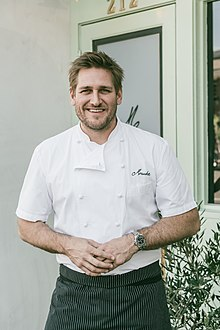
#> input picture Week 6/Faces/Train_Challenge/Curtis Stone/1.jpg, 220 x 330 px, found by its file name; its folder holds only this picture in this run
$ python Challenge_3_2_Training.py
#> lines starting #> are read from the running program, lines starting #| are printed output that depends on the picture
import cv2
import numpy as np
import os

#store the haar face database to haarCascade
haarCascade=cv2.CascadeClassifier('haar_face.xml')
people=[]

DIR=r'Faces\\Train_challenge'
#create list of names by looping through names of folders
for i in os.listdir(DIR):
    people.append(i)
#> pass 2 of the loop `for i in os.listdir(DIR):`:
print(people)

features = [] #faces
labels = [] #names for faces


def create_train():
    for person in people:
        #path to folder containing the person
        path = os.path.join(DIR,person)
        #returns the index of the specified element
        label = people.index(person)

        for img in os.listdir(path):
            #find path for individual image
            imgPath= os.path.join(path,img)

            #read image
            imgArray = cv2.imread(imgPath)
#> imgArray is the input picture: shape (330, 220, 3); mean B, G, R 159.9, 168.2, 164.5
            gray = cv2.cvtColor(imgArray,cv2.COLOR_BGR2GRAY)
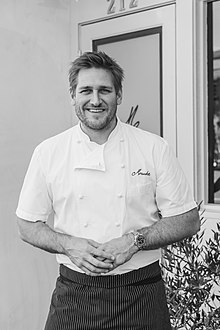
#> gray: shape (330, 220); min 1, max 255, mean 166.2

            #create rectangle for face
            facesRect=haarCascade.detectMultiScale(gray,scaleFactor=1.1,minNeighbors=4)
#> facesRect = [[68, 68, 56, 56]]

            #grab a region of interest of the face
            #store in arrays
            for (x,y,w,h) in facesRect:
                faceROI=gray[y:y+h,x:x+w]
                features.append(faceROI)
                labels.append(label)
#> this loop made 1 pass
#> pass 1, in create_train, `faceROI=gray[y:y+h,x:x+w]`:
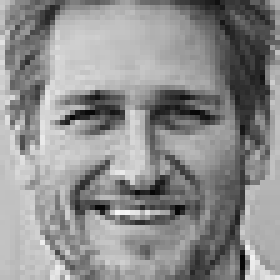
#> faceROI: shape (56, 56) (shown 5 times larger); min 3, max 247, mean 141.8
#> after the loop, features = 1 item; labels = [0]
#> pass 2 of the loop in create_train, `for person in people:`:
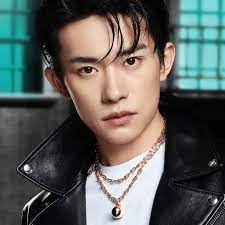
#> input picture Week 6/Faces/Train_Challenge/Jackson Yee/2.jpg, 225 x 225 px, found by its file name
#> in create_train, imgArray is the input picture: shape (225, 225, 3); mean B, G, R 91.3, 95.3, 91.1
#> in create_train, `gray = cv2.cvtColor(imgArray,cv2.COLOR_BGR2GRAY)`:
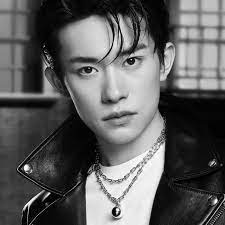
#> gray: shape (225, 225); min 0, max 255, mean 93.6
#> facesRect = [[46, 18, 122, 122]]
#> the loop in create_train, `for (x,y,w,h) in facesRect:` made 1 pass
#> pass 1, in create_train, `faceROI=gray[y:y+h,x:x+w]`:
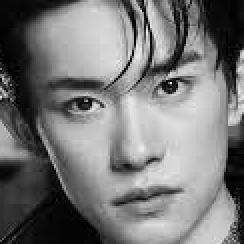
#> faceROI: shape (122, 122) (shown 2 times larger); min 0, max 237, mean 119.7
#> after the loop in create_train, `for (x,y,w,h) in facesRect:`: features = 2 items; labels = [0, 1]


create_train()
print('Training Done ---------------')


features=np.array(features,dtype='object')
labels=np.array(labels)

faceRecognizer=cv2.face.LBPHFaceRecognizer_create()


#train the recognizer using features list and labels list
faceRecognizer.train(features,labels)

#save the model
faceRecognizer.save('face_trained.yml')
np.save('features.npy',features)
np.save('labels.npy',labels)
##########################################################################

##########################################################################


#############################################################################


cv2.waitKey(0)
